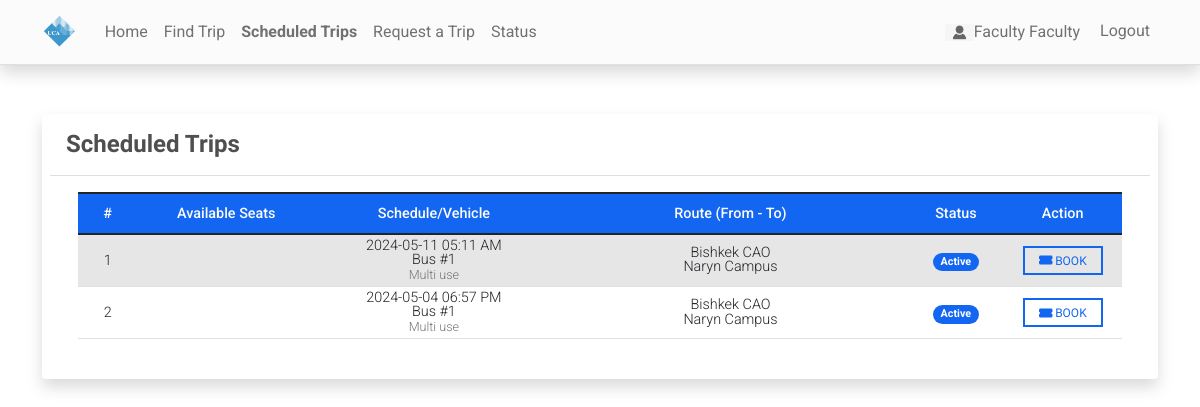
/scheduled_trips (signed in), run on an earlier commit of the app's database.
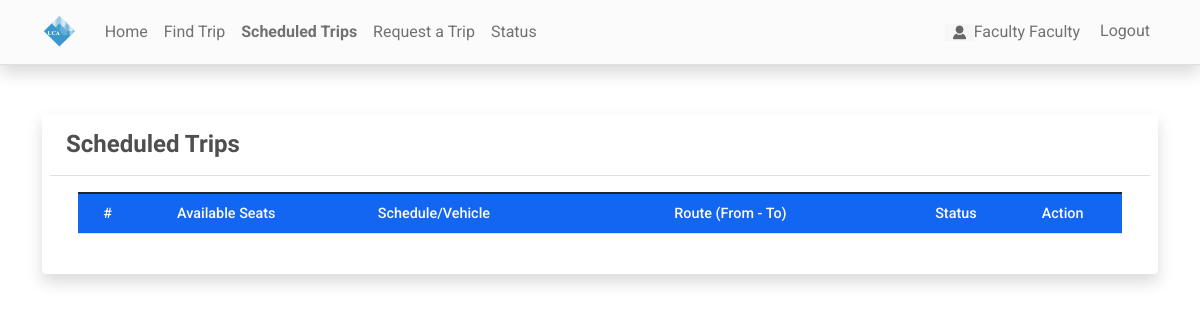
And on a later commit of the database.
### reservationApp/models.py (models this page shows, shortened)
class Schedule(models.Model):
    code = models.CharField(max_length=100)
    bus = models.ForeignKey(Bus,on_delete=models.CASCADE)
    depart = models.ForeignKey(Location,on_delete=models.CASCADE, related_name='depart_location')
    destination = models.ForeignKey(Location,on_delete=models.CASCADE, related_name='destination')
    schedule= models.DateTimeField()
    seats_available = models.IntegerField(null=True)  # replaced fare with seats_available
    status = models.CharField(max_length=2, choices=(('1','Active'),('2','Cancelled')), default=1)
    date_created = models.DateTimeField(default=timezone.now)
    date_updated = models.DateTimeField(auto_now=True)
    ABLE_TO_BOOK_CHOICES = [
        ('None', 'None'),
        ('Student', 'Student'),
        ('Staff', 'Staff'),
        ('Faculty', 'Faculty'),
    ]
    able_to_book = models.CharField(
        max_length=10,
        choices=ABLE_TO_BOOK_CHOICES,
        default='None',
    )
    def count_available(self):
        booked = Booking.objects.filter(schedule=self, status='2').aggregate(Sum('seats'))['seats__sum']
        if booked is not None:
            return self.seats_available - booked
        else:
            return self.seats_available

class Bus(models.Model):
    category = models.ForeignKey(Category,on_delete=models.CASCADE, blank= True, null = True)
    bus_number = models.CharField(max_length=250)
    seats = models.FloatField(max_length=5, default=0)
    status = models.CharField(max_length=2, choices=(('1','Active'),('2','Inactive')), default=1)
    date_created = models.DateTimeField(default=timezone.now)
    date_updated = models.DateTimeField(auto_now=True)

class Category(models.Model):
    name = models.CharField(max_length=250)
    description = models.TextField()
    status = models.CharField(max_length=2, choices=(('1','Active'),('2','Inactive')), default=1)
    date_created = models.DateTimeField(default=timezone.now)
    date_updated = models.DateTimeField(auto_now=True)
    def __str__(self):
        return self.name

class Location(models.Model):
    location = models.CharField(max_length=250)
    status = models.CharField(max_length=2, choices=(('1','Active'),('2','Inactive')), default=1)
    date_created = models.DateTimeField(default=timezone.now)
    date_updated = models.DateTimeField(auto_now=True)
    def __str__(self):
        return self.location

### reservationApp/views.py (the view, shortened to what this page needs)
# urls.py: path('scheduled_trips',views.scheduled_trips,name='scheduled-trips-page'),
@login_required
def scheduled_trips(request):
    context = {}
    try:
        user_department = Department.objects.get(user=request.user).status
    except ObjectDoesNotExist:
        user_department = None
    if not request.method == 'POST':
        context['page_title'] = "Scheduled Trips"
        schedules = Schedule.objects.filter(status='1', schedule__gt=datetime.now(), able_to_book=user_department).all()
        context['schedules'] = schedules
        context['is_searched'] = False
        context['data'] = {}
    return render(request, 'scheduled_trips.html', context)

### reservationApp/templates/scheduled_trips.html (shortened to what this page needs)
{% extends 'base.html' %} {% load humanize %} {% block pageContent %}
<div class="col-lg-12 col-md-12 col-sm-12 col-xs-12">
    <div class="card card-default p-2 shadow ">
        <div class="card-header">
            <div class="d-flex w-100 align-items-center justify-content-between">
                <h4 class="card-title fw-bold">{% if not is_searched %}Scheduled Trips{% else %}Searched Trips Result{% endif %}</h4>
            </div>
        </div>
        <div class="card-body">
            <div class="container-fluid">
                <table class="table table-striped" id="schedule-list">
                    <colgroup>
                        <col width="5%">
                        <col width="15%">
                        <col width="20%">
                        <col width="30%">
                        <col width="8%">
                        <col width="10%">
                    </colgroup>
                    <thead>
                        <tr class="bg-primary bg-opacity-50 text-light">
                            <th class="px-2 py-2 text-center">#</th>
                            <th class="px-2 py-2 text-center">Available Seats</th>
                            <th class="px-2 py-2 text-center">Schedule/Vehicle</th>
                            <th class="px-2 py-2 text-center">Route (From - To)</th>
                            <th class="px-2 py-2 text-center">Status</th>
                            <th class="px-2 py-2 text-center">Action</th>
                        </tr>
                    </thead>
                    <tbody class="text-center">
                        {% for schedule in schedules %}
                        <tr>
                            <td class="px-2 py-1 align-middle">{{ forloop.counter }}</td>
                            <td class="px-2 py-1 align-middle text-center">{{ schedule.count_available|floatformat:0|intcomma }}</td>
                            <td class="px-2 py-1 align-middle">
                                <div class="lh-1">
                                    <div>{{ schedule.schedule|date:"Y-m-d h:i A" }}</div>
                                    <div>{{ schedule.bus.bus_number }}</div>
                                    <small class="text-muted">{{ schedule.bus.category }}</small>
                                </div>
                            </td>
                            <td class="px-2 py-1 align-middle">
                                <div class="lh-1">
                                    <div>{{ schedule.depart }}</div>
                                    <div>{{ schedule.destination }}</div>
                                </div>
                            </td>
                            <td class="px-1 py-1 align-middle text-center">
                                {% if schedule.status == '1' %}
                                <span class="badge bg-primary rounded-pill px-2">Active</span> {% else %}
                                <span class="badge bg-danger rounded-pill px-2">Cancelled</span> {% endif %}
                            </td>
                            <td class="px-2 py-1 align-middle text-center">
                                <button class="btn btn-outline-primary btn-sm book-data" type="button" data-id="{{ schedule.pk }}" title="Book Now">
                                    <i class="fa fa-ticket-alt"></i> Book
                                </button>
                            </td>
                        </tr>
                        {% endfor %}
                    </tbody>
                </table>
            </div>
        </div>
    </div>
</div>
{% endblock pageContent %}

### reservationApp/templates/base.html (shortened to what this page needs)
{% load static %}
{% load customfilter %}
<!DOCTYPE html>
<html lang="en">
<head>
    <link rel="stylesheet" href="{% static 'assets/font-awesome/css/all.min.css' %}">
    <link rel="stylesheet" href="{% static 'assets/bootstrap/css/bootstrap.min.css' %}">
    <link rel="stylesheet" href="{% static 'assets/select2/dist/css/select2.min.css' %}">
    <link rel="stylesheet" href="{% static 'assets/mdb-blogtemplate/css/mdb.min.css' %}" />
    <link rel="stylesheet" href="{% static 'assets/DataTables/datatables.min.css' %}" />
    <link rel="stylesheet" href="{% static 'assets/default/css/style.css' %}">
    <link rel="stylesheet" href="{% static 'assets/default/css/fonts.css' %}">
    <link rel="stylesheet" href="https://maxcdn.bootstrapcdn.com/font-awesome/4.7.0/css/font-awesome.min.css">
</head>
<body>
    {% block TopNavigation %} {% include "TopNavigation.html" %} {% endblock TopNavigation %}
    <main class="py-5">
        <div class="container mb-3">
             {% block pageContent %} {% endblock pageContent %}
        </div>
    </main>
</body>
</html>

### reservationApp/templates/topNavigation.html (shortened to what this page needs)
{% load static %}
<header>
    <nav class="navbar navbar-expand-lg navbar-light bg-light fixed-top shadow border-bottom">
        <div class="container">
            <a class="navbar-brand" href="{% url 'home-page' %}">
                <img src="{{ MEDIA_URL }}/uploads/logo.png" height="16" alt="{{ MEDIA_URL }}" loading="lazy" style="margin-top: -3px;" />
            </a>
            <div class="collapse navbar-collapse" id="navbarExample01">
                <ul class="navbar-nav me-auto mb-2 mb-lg-0" id="topNav">
                    <li class="nav-item">
                        <a class="nav-link" aria-current="page" href="{% url 'home-page' %}">Home</a>
                    </li>
                    {% if not user.is_staff %}
                    <li class="nav-item">
                        <a class="nav-link" aria-current="page" href="{% url 'find-trip-page' %}">Find Trip</a>
                    </li>
                    <li class="nav-item">
                        <a class="nav-link" aria-current="page" href="{% url 'scheduled-trips-page' %}">Scheduled Trips</a>
                    </li>
                    <li class="nav-item">
                        <a class="nav-link" href="{% url 'request_trip' %}">Request a Trip</a>
                    </li>
                    <li class="nav-item">
                        <a class="nav-link" href="{% url 'request_status' %}">Status</a>
                        </li>
                    {% endif %}
                </ul>
                <ul class="navbar-nav d-flex flex-row">
                    {% if user.id %} {% if user.profile.user_type == 1 %} {% endif %}
                    <li class="nav-item me-3 me-lg-0">
                        <a class="nav-link" href="{% url 'profile' %}">
                            <span class="me-1"><img src="{{ MEDIA_URL }}/default/images.png" alt="User Avatar" id="user-avatar">{{ user.first_name }} {{user.last_name}}</span>
                        </a>
                    </li>
                    <li class="nav-item me-3 me-lg-0">
                        <a class="nav-link" href="{% url 'logout' %}">Logout</a>
                    </li>
                    {% endif %}
                </ul>
            </div>
        </div>
    </nav>
</header>

### static/assets/default/css/style.css (style rules this page uses)
html, body { height: 100%; width: 100%; max-height: 100%; overflow: auto; display: flex; flex-direction: column; }
body>header { flex-shrink: auto; }
body>main { flex-shrink: auto; flex-grow: auto; overflow: auto; }
#user-avatar { width: 1.8rem; height: 1.8rem; object-fit: scale-down; object-position: center center; }
.navbar-brand>img { height: 2em; }
.nav-item.active a.nav-link { font-weight: bolder !important; }

### reservationApp/templates/base.html (style rules this page uses)
h4.card-title { display: inline-block; font-family: 'Oswald', sans-serif; text-shadow: none; }

What changed in the data, as far as the page shows it:
removed Schedule: schedule "2024-05-11 05:11 AM", bus.bus_number "Bus #1", bus.category "Multi use", depart "Bishkek CAO", destination "Naryn Campus", status "Active"
removed Schedule: schedule "2024-05-04 06:57 PM", bus.bus_number "Bus #1", bus.category "Multi use", depart "Bishkek CAO", destination "Naryn Campus", status "Active"
